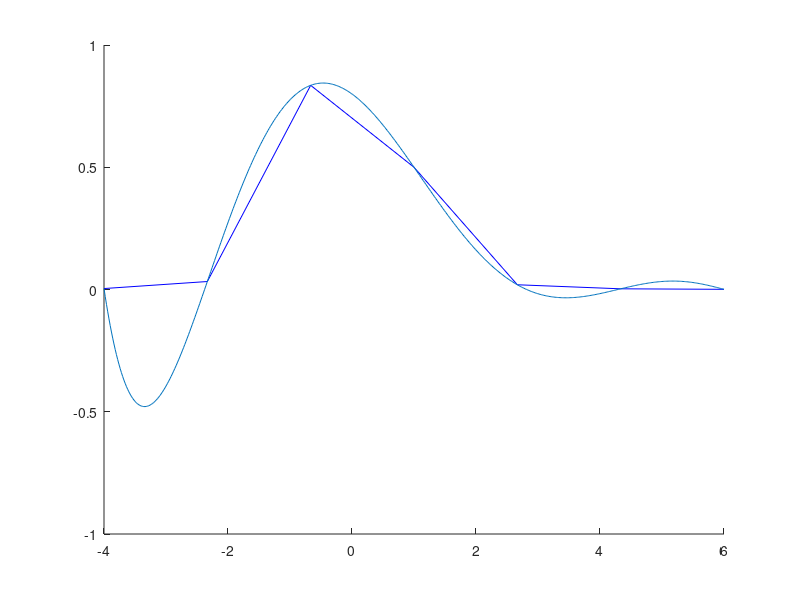

MATLAB code to generate this figure: (Note: this script raises an error after producing the figure.)
%% 1

x = 0:8;
y = [4.9 4.3 7.1 3.4 2.9 2.1 3.5 7.3 2.3];

splineVincolata = spline(x,[-0.5 y -2], 2.5);

splineVincolata
% 5.5823

%% 2
clc
clear
close all


N = 250000;
uni = ones(N, 1);

A = spdiags([4 * uni, -1*uni, -1*uni, -1*uni, -1*uni], [0, -500, -1, 1, 500], N, N);
b = uni;
x = A\b;
x(561)

% 497.2

%% 3
clc
clear 
close all


n = 5;
b = 1;
a = 0;
f = @(x) exp(-1./(x+1));
k = 0:n;
x = cos((2*k+1)/(2*(n+1))*pi);

% bisogna riscalare e traslare i nodi di chebychev

z = (b-a)/2.*x+(a+b)/2;

% in potenza discendente
fit = polyfit(z, f(z), n)

% -0.1861

%% 4
clc
clear
close all


n = 1:20;
A = zeros(20, 20);
b = ones(20, 1);
for r =n
   for c = n
        A(r, c) = 1+exp(-abs(r-c));
   end
   if rem(r, 2) == 0
       b(r,1) = 0;
   else
       b(r,1) = 1;
   end
end

x = A\b;
norm(x, Inf)

% 1.1034



%% 5

clc
clear
close all

f = @(x) 1./(x.^4+1);

n = 6;

a = -4;
b = 6;
x = linspace(a, b, n+1);
fit = polyfit(x, f(x), n);
val = polyval(fit, linspace(a, b, 500));

figure
hold on


plot(x, f(x), "b");
plot(linspace(a, b, 500), val)

% 5

%% 6
% RIFAI

clc
clear
close all


N = 2500;

uni = ones(N, 1);

A = spdiags([2*uni, -uni -uni -uni -uni], [0, -500, -1, 1, 500], N, N);


b = uni;

x = zeros(N, 1);

k = 0;
M_GS = tril(A);
N_GS = A - M_GS;
rho_GS = myRho(M_GS,N_GS)
while true

for n = 1:size(A, 1)
    % a = A(n,n)
    % laT = (b(n,:) - A(n,n+1:end) * x(n+1:end) - A(n, 1:n-1) * x(1:n-1))
    % laB= b(n,:)
    % dx = A(n,n+1:end) * x(n+1:end) - A(n, 1:n-1) * x(1:n-1)
    % soloX = x(n)
    x(n) = A(n,n)\(b(n,:) - A(n,n+1:end) * x(n+1:end) - A(n, 1:n-1) * x(1:n-1));
    % disp("=====")

end


    if norm(A*x-b)/norm(b) < 10^-4
        break
    end
    k = k+1;
    if k == 100
        break
    end
end



% FATTO A MODO MIO, NON CONVERGE

%% 6 FATTO BENE



%% 7

A = [3.75 -1.25 -2.25 0.75; -1.25 3.75 0.75 -2.25; -2.25 0.75 3.75 -1.25; 0.75 -2.25 -1.25 3.75];

[e, V] = eig(A)

% 3

%% 8

clc
clear
close all


A = [1 2; 3 4];
b  = ones(2, 1);
x = zeros(2, 1);
M_GS = tril(A);
N_GS = A - M_GS;
rho_GS = myRho(M_GS,N_GS)
% rho_GSmio = rho(M_GS,N_GS)

% for k = 1:3
% 
% for n = 1:size(A, 1)
%     a = A(n,n)
%     laT = (b(n,:) - A(n,n+1:end) * x(n+1:end) - A(n, 1:n-1) * x(1:n-1))
%     laB= b(n,:)
%     dx = A(n,n+1:end) * x(n+1:end) - A(n, 1:n-1) * x(1:n-1)
%     soloX = x(n)
%     x(n) = A(n,n)\(b(n,:) - A(n,n+1:end) * x(n+1:end) - A(n, 1:n-1) * x(1:n-1))
%     disp("=====")
% 
% end
% 
% end









